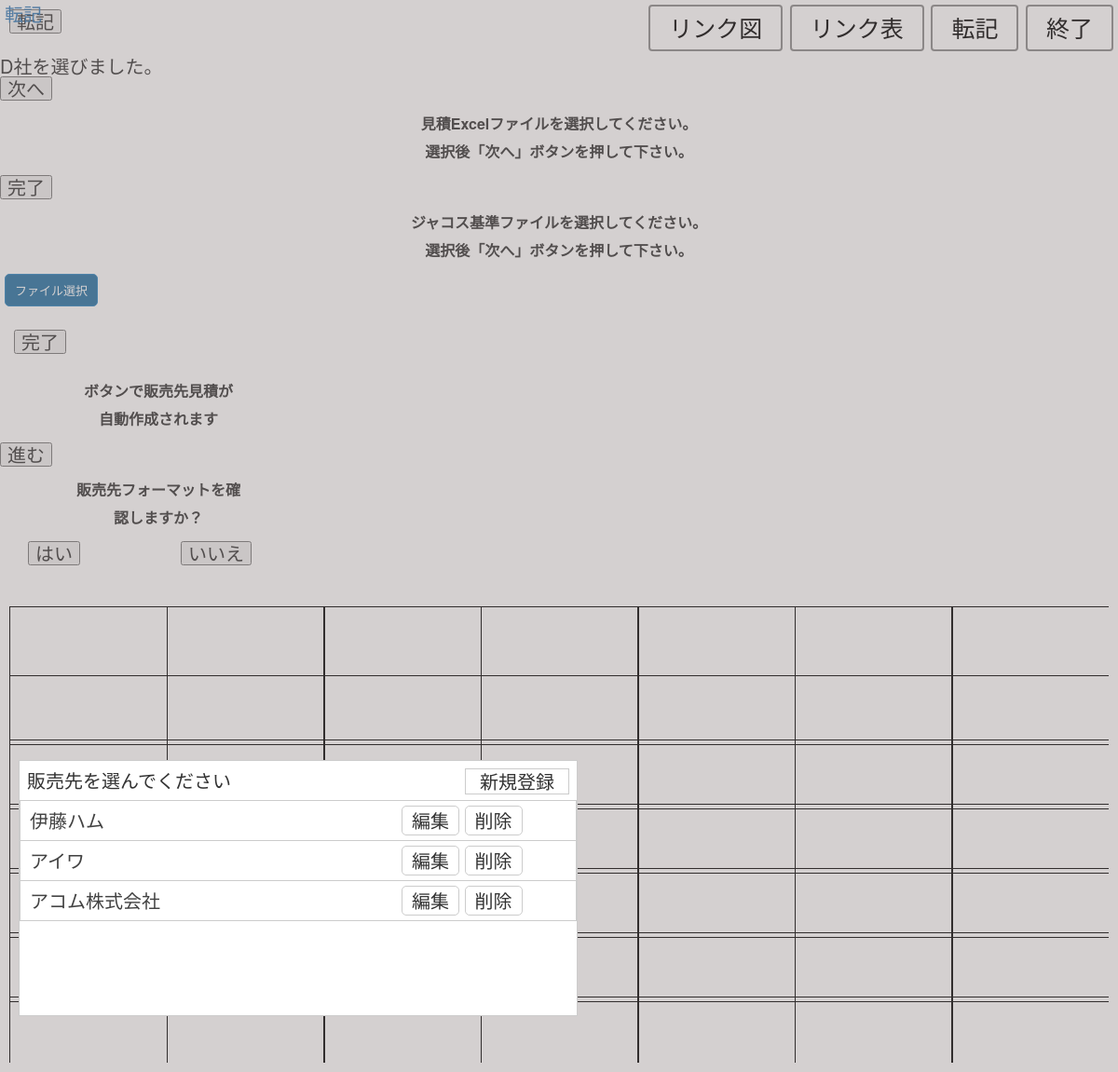
The page / on the database its author committed.
### tables this page shows
CREATE TABLE `seller` (
  `id` int(11) NOT NULL,
  `name` varchar(45) DEFAULT NULL,
  `tel` varchar(45) DEFAULT NULL,
  `address` varchar(45) DEFAULT NULL,
  `password` varchar(255) DEFAULT NULL,
  `fax` varchar(45) DEFAULT NULL
);

### Library/Presentation.php (called while the page is built, shortened)
<?php
class Presentation {
    public function render($view, $data = array())
    {
        extract($data);
        include(APP_PATH . '/View/'. $view . '.php');
        $result = ob_get_contents();
        return $result;
    }
}

### App/Actions/App.php (called while the page is built, shortened)
<?php
class App extends Presentation {
    public function page(){
        $data = array();
        $data['buyer'] = BuyerAndSellerModel::buyer();
        $data['seller'] = BuyerAndSellerModel::seller();
        return $this->render('home_page', $data);
    }
}

### Library/DBHelper.php (called while the page is built, shortened)
<?php
class DBHelper {
    private static $_instance;
    public static function getInstance() {
        if(!self::$_instance) {
            self::$_instance = new self();
        }
        return self::$_instance;
    }
    public function __construct()
    {
        $this->conn = new \mysqli(Config::$dbHost, Config::$dbUser, Config::$dbPass, Config::$dbName);
    }
    public static function getArrayRow($field = '', $table = '', $cond='', $limit = '', $order = '')
    {
        $db = self::getInstance();
        $sql = 'SELECT ' . $field . ' FROM ' . $db->dbPrefix . $table;
        $result = $db->conn->query($sql);
        if($result){
            $data = array();
            while($row = $result->fetch_assoc()){
                $data[] = $row;
            }
            return $data;
        }
        return false;
    }
}

### App/Actions/BuyerAndSellerModel.php (called while the page is built, shortened)
<?php
class BuyerAndSellerModel extends Presentation {
    public static $table_buyer  = 'buyer';
    public static $table_seller = 'seller';
    public static function buyer(){
        return DBHelper::getArrayRow('*', self::$table_buyer);
    }
    public static function seller(){
        return DBHelper::getArrayRow('*', self::$table_seller);
    }
}

### App/View/dialogs/buyer_list_dialog.php (the view)
<div class="buyer_list" id="buyer-list">
	<div class="dialog bottom" style="background: white; width: 600px; height: 275px; padding: 0;">
		<div class="top header-list-buyer">
			<h3 style="padding: 10px 8px;">メーカーを選んでください</h3>
			<button class="button-create-buyer" onclick="onRegisterBuyer(); hideViewBuyerList()">新規登録</button>
		</div>
		<div id="content-list-buyer" class="content" style="height: 200px; overflow-y: overlay; overflow-x: hidden;">
			<table id="table-buyer-list">
				<tbody>
					<?php
						foreach ($buyer as $each_buyer) {
							echo "	<tr style='margin-bottom: -1px'>
										<td style='width: 50%; border: 1px solid #ccc; padding: 5px;'>
											<button style='width: 68%; border: none; padding: 0 0 0 5px; margin: 0; height: 100%;' class='item-buyer' data-id='".$each_buyer['id']."' data-name='".$each_buyer['name']."' >".$each_buyer['name']."</button>
											<button class='action-buyer'>編集</button>
											<button class='action-buyer'>削除</button>
										</td>
									</tr>";
						}
					?>
				</tbody>
			</table>
		</div>
	</div>
</div>

### App/View/dialogs/seller_list_dialog.php
<div class="seller_list display_none" id="seller-list">
	<div class="dialog bottom" style="background: white; width: 600px; height: 275px; padding: 0;">
		<div class="top header-list-seller">
			<h3 style="padding: 10px 8px;">販売先を選んでください</h3>
			<button class="button-create-seller" onclick="onRegisterSeller();">新規登録</button>
		</div>
		<div id="content-list-seller" class="content" style="height: 200px; overflow-y: overlay; overflow-x: hidden;">
			<table id="table-seller-list">
				<tbody>
					<?php
						foreach ($seller as $each_seller) {
							echo "	<tr style='margin-bottom: -1px'>
										<td style='width: 50%; border: 1px solid #ccc; padding: 5px;'>
											<button style='width: 68%; border: none; padding: 0 0 0 5px; margin: 0; height: 100%;' class='item-buyer' data-id='".$each_seller['id']."' data-name='".$each_seller['name']."' >".$each_seller['name']."</button>
											<button class='action-buyer'>編集</button>
											<button class='action-buyer'>削除</button>
										</td>
									</tr>";
						}
					?>
				</tbody>
			</table>
		</div>
	</div>
</div>

### Admin/assets/css/convert.css (style rules this page uses)
html, body { min-height: 100%; }
body { font-size: 20px; min-width: 1200px; }
* { box-sizing: border-box; }

### Admin/assets/css/main.css (style rules this page uses)
body { font-size: 16px; }

### App/assets/css/style.css (style rules this page uses)
html, body, div, span, object, iframe, h1, h2, h3, h4, h5, h6, p, blockquote, pre, abbr, address, cite, code, del, dfn, em, img, ins, kbd, q, samp, small, strong, sub, sup, var, b, i, dl, dt, dd, ol, ul, li, fieldset, form, label, legend, table, caption, tbody, tfoot, thead, tr, th, td, article, aside, canvas, details, figcaption, figure, footer, header, hgroup, menu, nav, section, summary, time, mark, audio, video { margin:0; padding:0; border:0; outline:0; font-size:100%; vertical-align:baseline; background:transparent; }
body { line-height:1; height: 100%; }
table { border-collapse:collapse; border-spacing:0; }
.seller_list, .buyer_list { width: 100%; height: 100%; background: rgba(136, 125, 125, 0.2); position: fixed; top: 0; border: 0; left: 0; right: 0; padding: 20px; z-index: 900; }
.dialog { padding: 5px; border: 1px solid #ccc; position: absolute; }
.bottom { position: absolute; bottom: 60px; }
thead, tbody tr { display:table; width:100%; table-layout:fixed; }
table { width:100%; }
td { box-sizing: border-box; }
.button-create-buyer, .button-create-seller { position: absolute; right: 8px; top: 8px; background: white; border: 1px solid #ccc; padding: 3px 15px; font-size: 20px; }
.item-buyer { width: 100%; background: white; border: 1px solid #ccc; color: #424242; text-align: left;border-left: none; padding: 5px 10px; }
.action-buyer { background: white; border: 1px solid #ccc; border-radius: 5px; font-size: 20px; padding: 5px 10px; }

### App/assets/css/homePage_tableHelper.css (style rules this page uses)
html, body { min-height: 100%; }
body { font-size: 20px; min-width: 1200px; }
* { box-sizing: border-box; }

### rows shown on the page
seller: name "伊藤ハム"
seller: name "アイワ"
seller: name "アコム株式会社"
